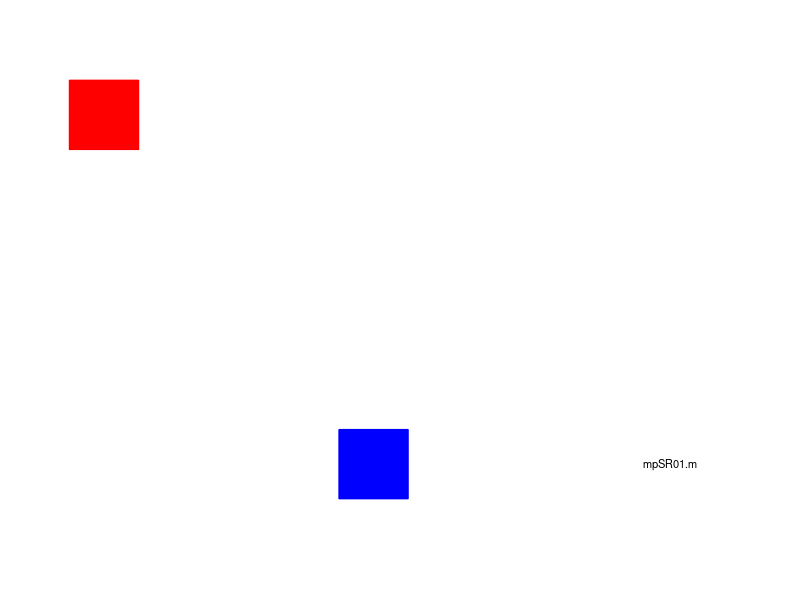

MATLAB code for this plot: (Note: this script raises an error after producing the figure.)
% mpSR01.m
% 190624  Matlab R2018b

% SPECIAL RELATIVITY ANIMATIONS
% SIMULTANEITY
% STEVE: Stationary frame of reference (BLUE)
% MARY: Moving frame of reference (RED)
% EVENT: Two green lights flash simultaneously in Steve's frame
% Ignores length contract 


% DOING PHYSICS ONLINE 
%    http://www.physics.usyd.edu.au/teach_res/mp/mphome.htm
% Scripts
%     http://www.physics.usyd.edu.au/teach_res/mp/mscripts/

% VISUAL PHYSICS ONLINE
%    http://www.physics.usyd.edu.au/teach_res/hsp/sp/spHome.htm

% Documentation
%    http://www.physics.usyd.edu.au/teach_res/hsc/spP/mod7/m72C.htm

% Ian Cooper  ian.cooper@sydney.edu.au
% School of Physics, University of Sydney

close all
clear
clc

% ANIMATION and GIF file ==============================================
% Show and Save animation as a gif file (0 no)  (1 yes) for flagAG
    flagAG = 1;    
% file name for animated gif   
    ag_name = 'ag_SR.gif'; 
% Delay in seconds before displaying the next image  
    delay = 0.10;
    frame1 = 0;


% SETUP ===============================================================

% Number of time steps
  N = 101;
% Velocity of Mary w.r.t. Steve
  vMS = 6;
% Velocity of light
  c = 12;

% Time 
  tMax = 40;
  t = linspace(0,tMax,N);
  dt = t(2) - t(1);
  
% Initial position of light flashes of Steve and Mary
% Steve S  /  Mary M /  Left L  /  R right
  xSL = -100; xSR =  100;
  xML = -100; xMR =  100;
  
% Mary's position wrt Steve  
  xMS = -100 + vMS.*t;
  
  flagM = 0;

  
% GRAPHICS ============================================================

figure(1)
   pos = [0.35 0.2 0.4 0.2];
   set(gcf,'Units','normalized')
   set(gcf,'Position',pos)
   set(gcf,'color','w')
      
for cc = 1 : N
  
% Steve's position 
    xP = 0;  yP = -5;    
    Hplot = plot(xP,yP,'sb');
    set(Hplot,'markerfacecolor','b','markersize',50) 

    hold on
    
% Mary's position   
    xP = xMS(cc);  yP = 5;    
    Hplot = plot(xP,yP,'sr');
    set(Hplot,'markerfacecolor','r','markersize',50)     
    
% Steve: Position of light flashes 
     if xMS(cc) > 0 && xSL < 0  
        xP = xSL;  yP = -5;    
        Hplot = plot(xP,yP,'og');
        set(Hplot,'markerfacecolor','g','markersize',20)
        xSL = xSL + c*dt;  
     end

    if xMS(cc) > 0 && xSR > 0
        xP = xSR;  yP = -5;    
        Hplot = plot(xP,yP,'og');
        set(Hplot,'markerfacecolor','g','markersize',20)
        xSR = xSR - c*dt; 
    end

% Mary: Position of light flashes 
      if xMS(cc) > 0 && xML < xMS(cc)
        if flagM == 0  
          xP = xML;  yP = 5;    
          Hplot = plot(xP,yP,'og');
          set(Hplot,'markerfacecolor','g','markersize',20)
         xML = xML + c*dt; 
        end
        if xML > xMS(cc); flagM = 1; end 
     end 

     if xMS(cc) > 0  && xMR > xMS(cc)
        xP = xMR;  yP = 5;    
        Hplot = plot(xP,yP,'og');
        set(Hplot,'markerfacecolor','g','markersize',20)
        xMR = xMR - c*dt; 
    end
 
      xlim([-100 130])
      ylim([-7 7])
      
      
      H = text(100,-5,'mpSR01.m'); 
      set(H,'fontweight','normal','color','k','fontsize',8)
      
      axis off
      pause(0.1)
      hold off
      
% Save animation 
    if flagAG == 1
       frame1 = frame1 + 1;
         frame = getframe(1);
         im = frame2im(frame);
         [imind,cm] = rgb2ind(im,256);
         % On the first loop, create the file. In subsequent loops, append.
         if frame1 == 1
           imwrite(imind,cm,ag_name,'gif','DelayTime',delay,'loopcount',inf);
         else
          imwrite(imind,cm,ag_name,'gif','DelayTime',delay,'writemode','append');
         end
    end    
 end


    
